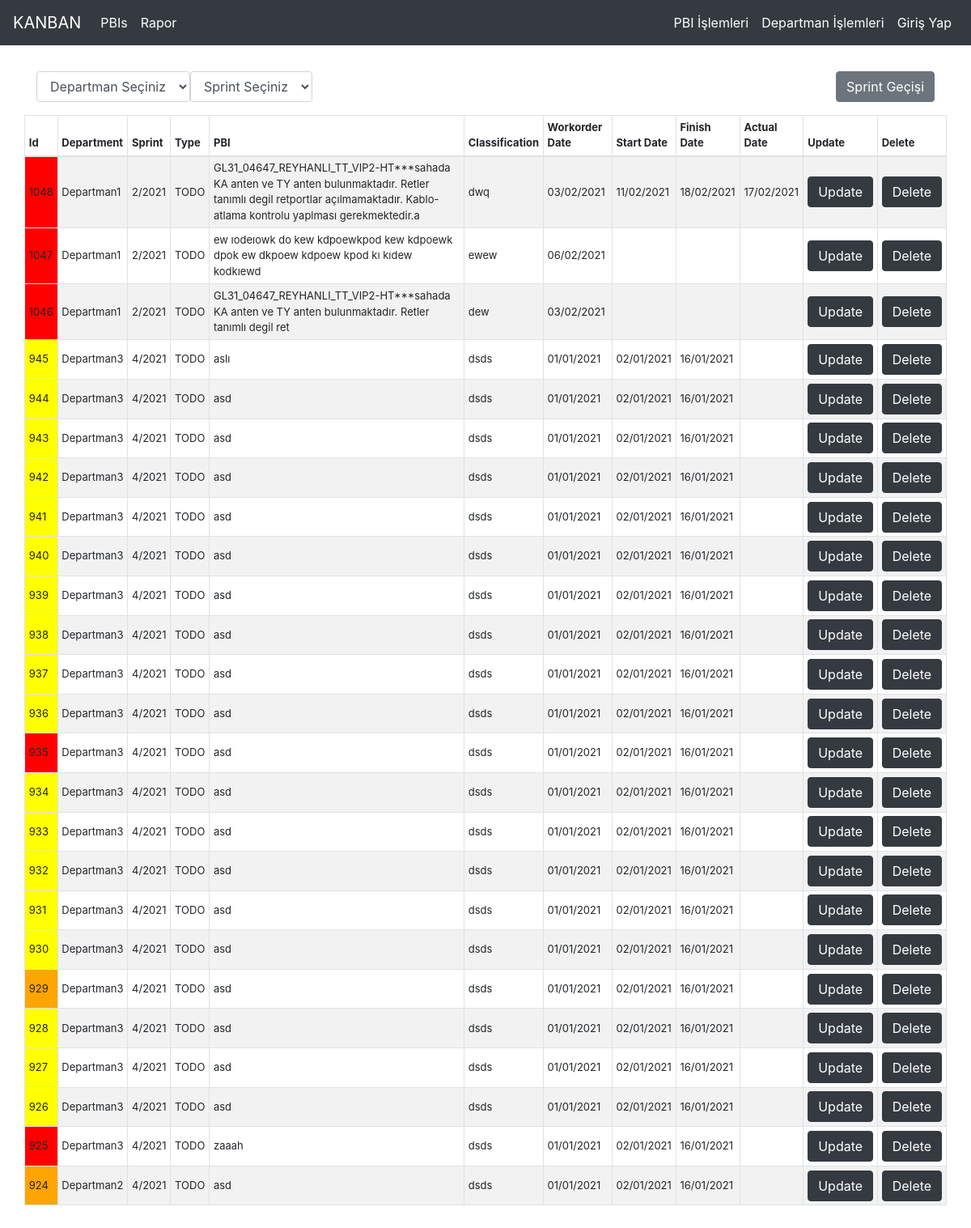
Page /pbis/ on the committed database.
### home/models.py (models this page shows)
class PBI(models.Model):
    department = models.ForeignKey(Departments, on_delete=models.CASCADE, verbose_name="Department",
                                   related_name="department",default='')
    sprint = models.CharField(max_length=100, verbose_name="Sprint",default=str(datetime.now().month) +"/"+str(datetime.now().year))
    end_day_index = models.CharField(max_length=100, verbose_name="İş Günü Sayısı")
    pbi_type = models.CharField(max_length=100, verbose_name="Type")
    pbi = models.CharField(max_length=200, verbose_name="PBI")
    classficition = models.CharField(max_length=100, verbose_name="Classification")
    workorder_date = models.DateField(verbose_name="Workorder Date", null=True, blank=True)
    start_date = models.DateField(verbose_name="Start Date", null=True, blank=True)
    finish_date = models.DateField(verbose_name="Finish Date", null=True, blank=True)
    actual_date = models.DateField(verbose_name="Actual Date", null=True, blank=True)

class Departments(models.Model):
    department_name = models.CharField(max_length=150, verbose_name="Departman Adı:")
    department_mail = models.CharField(max_length=150, verbose_name="Departman Mail:")
    def __str__(self):
        return str(self.department_name)

### home/views.py (the view)
# urls.py: path('pbis/', views.pbis, name="pbis"),
def pbis(request):
    try:
        form = Pbi_Form(request.POST or None)
        pbi_list = PBI.objects.select_related('department').order_by('-id')[:25:1]
        department_list = Departments.objects.all()
        my_sprint_list = PBI.objects.values('sprint').annotate(Count('sprint'))
        my_sprint_list_new = []
        for i in range(1, 13):
            my_sprint_list_new.append(str(i) + '/' + str(datetime.now().year))
        for db_sprin in my_sprint_list:
            for new_sprint in my_sprint_list_new:
                if db_sprin['sprint'] == new_sprint:
                    my_sprint_list_new.remove(new_sprint)
        context = {
            "form": form,
            "all_pbis": pbi_list,
            "department_list": department_list,
            "my_sprint_list": my_sprint_list,
            "my_sprint_list_new": my_sprint_list_new
        }
        return render(request, "home/pbis.html", context)
    except Exception as e:
        trace_back = traceback.format_exc()
        return HttpResponse(str(e) + " " + str(trace_back))

### home/templates/home/pbis.html (shortened to what this page needs)
<!DOCTYPE html>
{% extends "home/layout.html" %}
{% block body%}
{% load crispy_forms_tags %}
<html lang="en">
<head>
</head>
<body>
<div class="form-group">
        <div  class="float-right">
    <button type="button" class="btn btn-secondary" data-toggle="modal" data-target="#exampleModal" data-whatever="">Sprint Geçişi</button>
        </div>
    </div>
<div class="row" id="liste">
    <div class="form-group">
        <select class="form-control" id="exampleFormControlSelect1">
            <option value="" selected disabled>Departman Seçiniz</option>
        </select>
         </div>
     <div class="form-group">
        <select class="form-control" id="exampleFormControlSelect2">
            <option value="" selected disabled>Sprint Seçiniz</option>
        </select>
    </div>
</div>
<div class="row" id="div_list_pbis">
    <table id="example" class="table table-striped table-bordered table-sm" style="width:100%; font-size: 13px;">
        <thead>
        <tr>
            <th>Id</th>
            <th>Department</th>
            <th>Sprint</th>
            <th>Type</th>
            <th>PBI</th>
            <th>Classification</th>
            <th>Workorder Date</th>
            <th>Start Date</th>
            <th>Finish Date</th>
            <th>Actual Date</th>
            <th>Update</th>
            <th>Delete</th>
        </tr>
        </thead>
        <tbody>
        {% for pbi in all_pbis %}
        <tr value={{pbi.end_day_index}}>
            <td class="align-middle" bgcolor=
                    {%if pbi.end_day_index == '3' %}
                         red
                      {% elif pbi.end_day_index == '5' %}
                          orange
                      {% else %}
                        yellow
                       {% endif %}
            >{{pbi.id}}</td>
            <td class="align-middle" value={{pbi.end_day_index}}>{{pbi.department.department_name}}</td>
            <td class="align-middle">{{pbi.sprint}}</td>
            <td class="align-middle">{{pbi.pbi_type}}</td>
            <td class="align-middle">{{pbi.pbi}}</td>
            <td class="align-middle">{{pbi.classficition}}</td>
            <td class="align-middle">{{pbi.workorder_date|date:"d/m/Y"}}</td>
            <td class="align-middle">{{pbi.start_date|date:"d/m/Y"}}</td>
            <td class="align-middle">{{pbi.finish_date|date:"d/m/Y"}}</td>
            <td class="align-middle">{{pbi.actual_date|date:"d/m/Y"}}</td>
            <td class="align-middle"><a href="#"  class="btn btn-dark" id="btnSelect" value={{pbi.id}}>Update</a>
            </td>
            <td class="align-middle"><a href="#" class="btn btn-dark" id="btnDelete" value={{pbi.id}}>Delete</a>
            </td>
        </tr>
        {%endfor%}
        </tbody>
    </table>
</div>
</body>
</html>
{% endblock body%}

### home/templates/home/layout.html (shortened to what this page needs)
<!DOCTYPE html>
{% load static %}
<html lang="en">
<head>
    <link rel="stylesheet" href="{% static 'css/bootstrap.min.css' %}">
     <link rel="stylesheet" href="{% static 'css/jquery-ui.css' %}">
</head>
<body>
{% include "home/includes/navbar.html"%}
<br><br><br>
<div class="container" style="margin-bottom:100px;">
    {% block body%}
    {% endblock body%}
</div>
</head>
</body>
</html>

### home/templates/home/includes/navbar.html (shortened to what this page needs)
<nav class="navbar navbar-expand-md navbar-dark fixed-top bg-dark">
    <a class="navbar-brand" href="{% url 'index' %}">KANBAN</a>
    <div class="collapse navbar-collapse" id="navbarCollapse">
        <ul class="navbar-nav mr-auto">
            <li class="nav-item active">
                <a class="nav-link" href="{% url 'pbis' %}">PBIs</a>
            </li>
             <li class="nav-item active">
                <a class="nav-link" href="{% url 'report' %}">Rapor</a>
            </li>
        </ul>
        <ul class="navbar-nav ml-auto">
            <li class="nav-item active">
                <a class="nav-link" href="{% url 'add_pbi' %}">PBI İşlemleri</a>
            </li>
            <li class="nav-item active">
                <a class="nav-link" href="{% url 'departments' %}">Departman İşlemleri</a>
            </li>
             {%if request.user.is_authenticated%}
            <li class="nav-item active">
                <a class="nav-link" href="{% url 'logoutuser' %}">Çıkış Yap</a>
            </li>
            <li class="nav-item active">
                <div  class="nav-link" style="font-size: 14px; 'text-align: center; ">{{request.user.username}}</div>
            </li>
            {%else%}
            <li class="nav-item active">
                <a class="nav-link" href="{% url 'login' %}"> Giriş Yap</a>
            </li>
             {%endif%}
        </ul>
    </div>
</nav>

### rows in the picture
PBI: {{ pbi.end_day_index }} 3 (drawn), id "1048", department.department_name "Departman1", sprint "2/2021", pbi_type "TODO", pbi "GL31_04647_REYHANLI_TT_VIP2-HT***sahada KA anten ve TY anten bulunmaktadır. Retler tanımlı degil retportlar açılmamaktadır. Kablo-atlama kontrolu yaplması gerekmektedir.a", classficition "dwq", workorder_date "03/02/2021", start_date "11/02/2021", finish_date "18/02/2021", actual_date "17/02/2021"
PBI: {{ pbi.end_day_index }} 3 (drawn), id "1047", department.department_name "Departman1", sprint "2/2021", pbi_type "TODO", pbi "ew ıodeıowk do kew kdpoewkpod kew kdpoewk dpok ew dkpoew kdpoew kpod kı kıdew kodkıewd", classficition "ewew", workorder_date "06/02/2021"
PBI: {{ pbi.end_day_index }} 3 (drawn), id "1046", department.department_name "Departman1", sprint "2/2021", pbi_type "TODO", pbi "GL31_04647_REYHANLI_TT_VIP2-HT***sahada KA anten ve TY anten bulunmaktadır. Retler tanımlı degil ret", classficition "dew", workorder_date "03/02/2021"
PBI: {{ pbi.end_day_index }} 10 (drawn), id "945", department.department_name "Departman3", sprint "4/2021", pbi_type "TODO", pbi "aslı", classficition "dsds", workorder_date "01/01/2021", start_date "02/01/2021", finish_date "16/01/2021"
PBI: {{ pbi.end_day_index }} 10 (drawn), id "944", department.department_name "Departman3", sprint "4/2021", pbi_type "TODO", pbi "asd", classficition "dsds", workorder_date "01/01/2021", start_date "02/01/2021", finish_date "16/01/2021"
PBI: {{ pbi.end_day_index }} 10 (drawn), id "943", department.department_name "Departman3", sprint "4/2021", pbi_type "TODO", pbi "asd", classficition "dsds", workorder_date "01/01/2021", start_date "02/01/2021", finish_date "16/01/2021"
PBI: {{ pbi.end_day_index }} 10 (drawn), id "942", department.department_name "Departman3", sprint "4/2021", pbi_type "TODO", pbi "asd", classficition "dsds", workorder_date "01/01/2021", start_date "02/01/2021", finish_date "16/01/2021"
PBI: {{ pbi.end_day_index }} 10 (drawn), id "941", department.department_name "Departman3", sprint "4/2021", pbi_type "TODO", pbi "asd", classficition "dsds", workorder_date "01/01/2021", start_date "02/01/2021", finish_date "16/01/2021"
PBI: {{ pbi.end_day_index }} 10 (drawn), id "940", department.department_name "Departman3", sprint "4/2021", pbi_type "TODO", pbi "asd", classficition "dsds", workorder_date "01/01/2021", start_date "02/01/2021", finish_date "16/01/2021"
PBI: {{ pbi.end_day_index }} 10 (drawn), id "939", department.department_name "Departman3", sprint "4/2021", pbi_type "TODO", pbi "asd", classficition "dsds", workorder_date "01/01/2021", start_date "02/01/2021", finish_date "16/01/2021"
PBI: {{ pbi.end_day_index }} 10 (drawn), id "938", department.department_name "Departman3", sprint "4/2021", pbi_type "TODO", pbi "asd", classficition "dsds", workorder_date "01/01/2021", start_date "02/01/2021", finish_date "16/01/2021"
PBI: {{ pbi.end_day_index }} 10 (drawn), id "937", department.department_name "Departman3", sprint "4/2021", pbi_type "TODO", pbi "asd", classficition "dsds", workorder_date "01/01/2021", start_date "02/01/2021", finish_date "16/01/2021"
PBI: {{ pbi.end_day_index }} 10 (drawn), id "936", department.department_name "Departman3", sprint "4/2021", pbi_type "TODO", pbi "asd", classficition "dsds", workorder_date "01/01/2021", start_date "02/01/2021", finish_date "16/01/2021"
PBI: {{ pbi.end_day_index }} 3 (drawn), id "935", department.department_name "Departman3", sprint "4/2021", pbi_type "TODO", pbi "asd", classficition "dsds", workorder_date "01/01/2021", start_date "02/01/2021", finish_date "16/01/2021"
PBI: {{ pbi.end_day_index }} 10 (drawn), id "934", department.department_name "Departman3", sprint "4/2021", pbi_type "TODO", pbi "asd", classficition "dsds", workorder_date "01/01/2021", start_date "02/01/2021", finish_date "16/01/2021"
PBI: {{ pbi.end_day_index }} 10 (drawn), id "933", department.department_name "Departman3", sprint "4/2021", pbi_type "TODO", pbi "asd", classficition "dsds", workorder_date "01/01/2021", start_date "02/01/2021", finish_date "16/01/2021"
PBI: {{ pbi.end_day_index }} 10 (drawn), id "932", department.department_name "Departman3", sprint "4/2021", pbi_type "TODO", pbi "asd", classficition "dsds", workorder_date "01/01/2021", start_date "02/01/2021", finish_date "16/01/2021"
PBI: {{ pbi.end_day_index }} 10 (drawn), id "931", department.department_name "Departman3", sprint "4/2021", pbi_type "TODO", pbi "asd", classficition "dsds", workorder_date "01/01/2021", start_date "02/01/2021", finish_date "16/01/2021"
PBI: {{ pbi.end_day_index }} 10 (drawn), id "930", department.department_name "Departman3", sprint "4/2021", pbi_type "TODO", pbi "asd", classficition "dsds", workorder_date "01/01/2021", start_date "02/01/2021", finish_date "16/01/2021"
PBI: {{ pbi.end_day_index }} 5 (drawn), id "929", department.department_name "Departman3", sprint "4/2021", pbi_type "TODO", pbi "asd", classficition "dsds", workorder_date "01/01/2021", start_date "02/01/2021", finish_date "16/01/2021"
PBI: {{ pbi.end_day_index }} 10 (drawn), id "928", department.department_name "Departman3", sprint "4/2021", pbi_type "TODO", pbi "asd", classficition "dsds", workorder_date "01/01/2021", start_date "02/01/2021", finish_date "16/01/2021"
PBI: {{ pbi.end_day_index }} 10 (drawn), id "927", department.department_name "Departman3", sprint "4/2021", pbi_type "TODO", pbi "asd", classficition "dsds", workorder_date "01/01/2021", start_date "02/01/2021", finish_date "16/01/2021"
PBI: {{ pbi.end_day_index }} 10 (drawn), id "926", department.department_name "Departman3", sprint "4/2021", pbi_type "TODO", pbi "asd", classficition "dsds", workorder_date "01/01/2021", start_date "02/01/2021", finish_date "16/01/2021"
PBI: {{ pbi.end_day_index }} 3 (drawn), id "925", department.department_name "Departman3", sprint "4/2021", pbi_type "TODO", pbi "zaaah", classficition "dsds", workorder_date "01/01/2021", start_date "02/01/2021", finish_date "16/01/2021"
PBI: {{ pbi.end_day_index }} 5 (drawn), id "924", department.department_name "Departman2", sprint "4/2021", pbi_type "TODO", pbi "asd", classficition "dsds", workorder_date "01/01/2021", start_date "02/01/2021", finish_date "16/01/2021"
